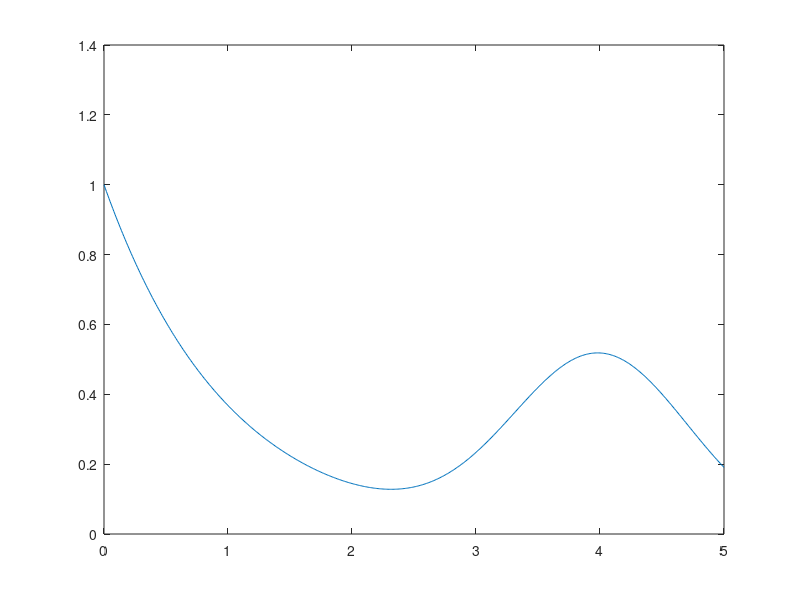

Recreate this plot in MATLAB. (Note: this script raises an error after producing the figure.)
clear all; close all;

% FUNCIO EXPONENCIAL

a = 0;
b = 5;

n = 4;
x = a:(b-a)/n:b;
f = @(x) exp(-x) + 1/2*exp(-(x-4).^2);

xaxis = a:0.01:b;
plot(xaxis, f(xaxis));

W = newtoncotes(x,a,b); %et dona els pesos

%sumes el producte de pesos per f per que et doni el valor de la integral.
res = 0;
for i=1:n+1
    res = res+W(i)*f(x(i));
end

sol_exacta = exp(-a)-exp(-b)+sqrt(pi)/4*(erf(b - 4)-erf(a - 4));
display(sol_exacta);

resta = abs(sol_exacta - res);
display(resta);

%Anem a calcular l'error: log(npunts) vs log(relError) fins a 14;
m = 14;
err = 1;
for i = 1 : m
    punts(i) = i;
    x = a:(b-a)/i:b;
    W = newtoncotes(x,a,b);
    
    res = 0;
    for j=1:i
        res = res+W(j)*f(x(j));
    end
    display(res);
    
    err = [err; abs((res - sol_exacta))];
end
figure(2);
punts(m + 1) = m;

display(punts);
display(err);
plot(log(punts), log(err), '*-');





